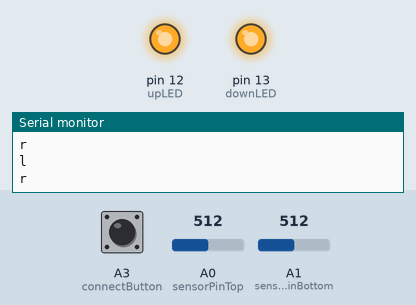
This sketch was run on a simulated Arduino Uno, built with avr-gcc and run on an emulated ATmega328P. On the bench: output pins drawn as LEDs (lit = HIGH), the last lines printed to the serial monitor. Inputs (shaded band) come from the test bench; at power-on: A0 (sensorPinTop) = 512, A1 (sensorPinBottom) = 512, A3 (connectButton) LOW.

Above: at 1.2 s.
1.3 s: A0 (sensorPinTop) set to 411
2.8 s: A0 (sensorPinTop) set to 383
At 4.1 s:
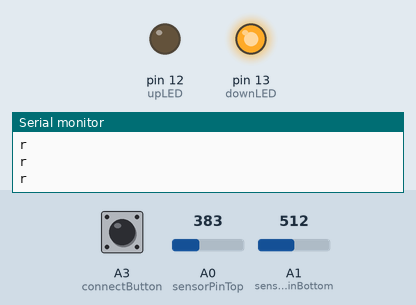
6.2 s: A1 (sensorPinBottom) set to 491
At 7.6 s:
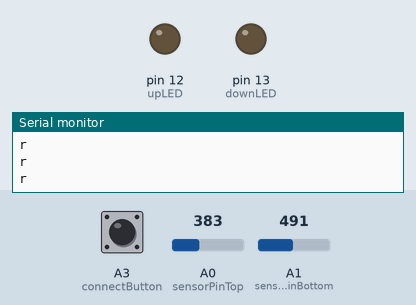
7.9 s: A1 (sensorPinBottom) set to 510
At 9.5 s:
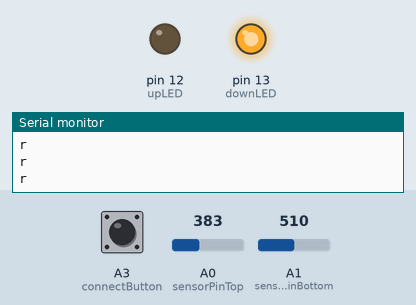
Timing chart, 0 to 10.5 s (numbered marks = the images above; inputs shaded):
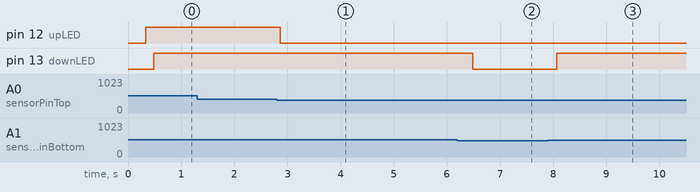

The sketch:

slipperFSR_uno.ino
```cpp
/*
  Node Serial Joystick client
  Language:  Arduino

  This program enables an Arduino to control one paddle
  in a networked Pong game. It connects serially and expects the serial receiver
  to handle the network connection.

 created 20 Jun 2012
 modified 3 Feb 2015
 by Tom Igoe
 */

//const int leftLED = 5;        // this LED indicates that you're moving left
//const int rightLED = 6;       // this LED indicates that you're moving right
const int upLED = 12;          // this LED indicates that you're moving uo
const int downLED = 13;        // this LED indicates that you're moving down
const int connectButton = A3;

const int sendInterval = 50;      // minimum time between messages to the server
const int debounceInterval = 15;  // used to smooth out pushbutton readings

int sensorValue = 0;

int sensorPinTop = A0;
int sensorPinBottom = A1;

int topSensor;
int bottomSensor;

int lastButtonState = 0;     // previous state of the pushbutton
long lastTimeSent = 0;       // timestamp of the last server message
boolean connected = false;

void setup() {
  Serial.begin(9600);  // Initialize the Serial

  // initialize digital inputs and outputs:
  // pinMode(leftLED, OUTPUT);
  // pinMode(rightLED, OUTPUT);
  pinMode(upLED, OUTPUT);
  pinMode(downLED, OUTPUT);
  pinMode(connectButton, INPUT);

  // configure analog pins for slipper:
  pinMode(sensorPinTop, INPUT);
  pinMode(sensorPinBottom, INPUT);

  //  pinMode(A0, OUTPUT);
  //  pinMode(A4, OUTPUT);
  //pinMode(A3, INPUT_PULLUP);    // joystick pushbutton
  //  // turn on A0 for +v connection of joystick:
  //  digitalWrite(A0, HIGH);
  //  // turn off A4 for gnd connection of joystick:
  //  digitalWrite(A4, LOW);

}

void loop() {
  if (Serial.available() > 0) {
    String response = Serial.readStringUntil('\n');    // read serial string in
    if (response == "hi") {
      connected = true;
    }
    if (response == "bye") {
      connected = false;
    }
  }

  // note the current time in milliseconds:
  long now = millis();
  // check to see if the pushbutton's pressed:
  boolean buttonPushed = buttonRead(connectButton);

   //if the button's just pressed:
    if (buttonPushed) {
     Serial.print('x');
   }

  // if the client's connected, and the send interval has elapased:
  if (now - lastTimeSent > sendInterval) {
    // read the joystick and send messages as appropriate:
    topSensor = analogRead(sensorPinTop);
    delay(1);
    bottomSensor = analogRead(sensorPinBottom);
  }

  if (topSensor < 400) {
    digitalWrite(upLED, LOW);
  } else {
    digitalWrite(upLED, HIGH);
    //    Serial.println(top);
    Serial.println("l");

  }

  delay(150);

  if (bottomSensor < 500) {
    digitalWrite(downLED, LOW);
  } else {
    digitalWrite(downLED, HIGH);
    //Serial.println(bottom);
    Serial.println("r");
  }

 delay(150);

  //save this moment as last time you sent a message:
  lastTimeSent = now;
}

// this method reads the button to see if it's just changed
// from low to high, and debounces the button in case of
// electrical noise:

boolean buttonRead(int thisButton) {
  boolean result = false;
  // temporary state of the button:
  int currentState = !digitalRead(thisButton);
  // final state of the button:
  int buttonState = lastButtonState;
  // get the current time to time the debounce interval:
  long lastDebounceTime = millis();

  while ((millis() - lastDebounceTime) < debounceInterval) {
    // read the state of the switch into a local variable:
    currentState = !digitalRead(thisButton);

    // If the pushbutton changed due to noise:
    if (currentState != buttonState) {
      // reset the debouncing timer
      lastDebounceTime = millis();
    }

    // whatever the reading is at, it's been there for longer
    // than the debounce delay, so take it as the actual current state:
    buttonState = currentState;
  }
  // if the button's changed and it's high:
  if (buttonState != lastButtonState && buttonState == HIGH) {
    result = true;
  }

  // save the current state for next time:
  lastButtonState = buttonState;
  return result;
}
```

Measured:
- the behaviour switches between 400 and 399 on A0 (sensorPinTop) (found by bisection; images 0 and 1)
- the behaviour switches between 500 and 499 on A1 (sensorPinBottom) (found by bisection; images 1 and 2)
- after the input at 2.8 s, pin 12 (upLED): HIGH → LOW after 0.06 s
- after the input at 6.2 s, pin 13 (downLED): HIGH → LOW after 0.29 s
- after the input at 7.9 s, pin 13 (downLED): LOW → HIGH after 0.17 s
